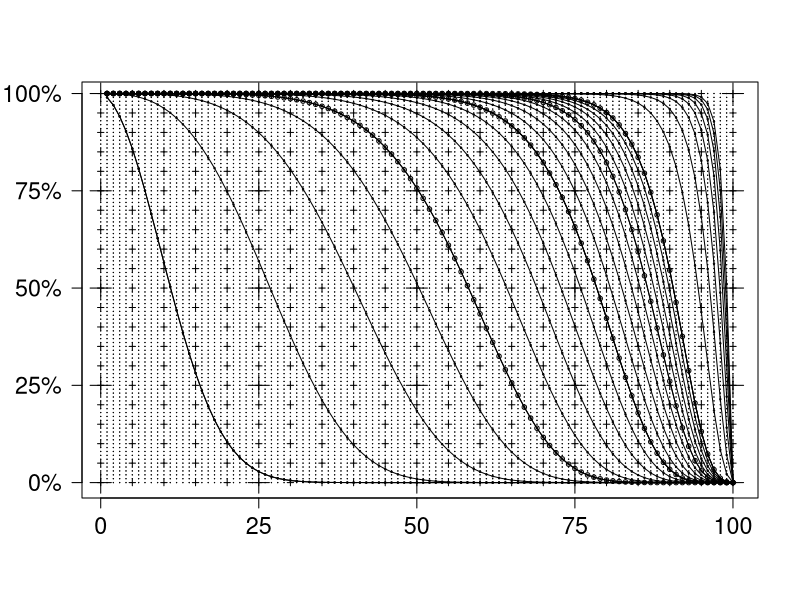

The R script that drew this image:
library(matlab)

P <- array(NA,dim=c(100,100))
for (k in 1:100) { 
 p <- 1 
 for( d in 1:100) { P[k,d] <- p <- p * ( 1- (1e-2*d)^k) }   
}

plot ( 1:100, P[1,1:100] , xaxt="n",yaxt="n", xlab="",ylab="", cex=0.2,type='o')
axis(2,0:4/4,c("0%","25%","50%","75%","100%"),las=1,cex.axis=1.4)
axis(1,0:4*25,cex.axis=1.4)
for(k in 1:20){ points ( 1:100, P[k,] , cex=0.2 , type="o") }
for(k in 1:4*5){ points ( 1:100, P[k,] , cex=0.6 , type="o") }
for(k in 1:10*10){ points ( 1:100, P[k,] , cex=0.2 , type="o") }
points( meshgrid( 0:4*25 , 0:4/4) , pch=3 ,cex=2)
points( meshgrid( 0:20*5 , 0:20/20) , pch=3 ,cex=0.6)
points( meshgrid( 0:100*1 , 0:100/100) , pch=3 ,cex=0.04)
